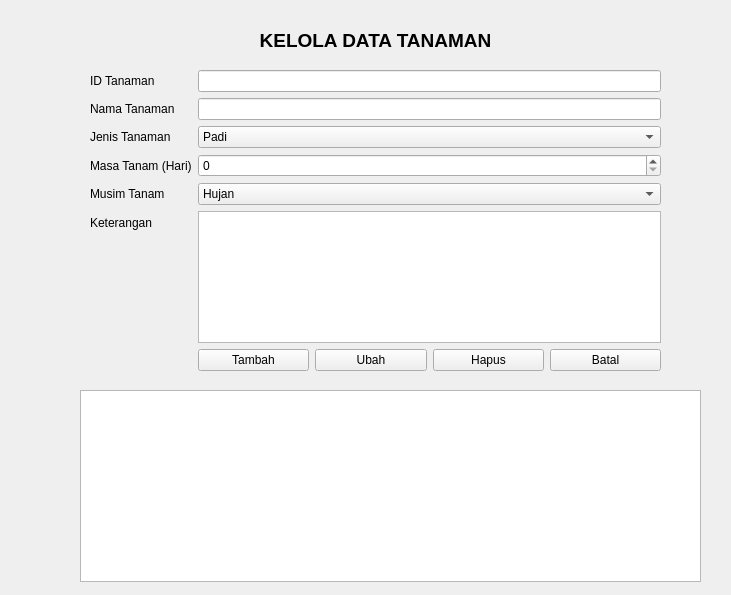
<?xml version="1.0" encoding="UTF-8"?>
<ui version="4.0">
 <class>Form</class>
 <widget class="QWidget" name="Form">
  <property name="geometry">
   <rect>
    <x>0</x>
    <y>0</y>
    <width>731</width>
    <height>595</height>
   </rect>
  </property>
  <property name="windowTitle">
   <string>Form</string>
  </property>
  <widget class="QWidget" name="formLayoutWidget">
   <property name="geometry">
    <rect>
     <x>90</x>
     <y>70</y>
     <width>571</width>
     <height>301</height>
    </rect>
   </property>
   <layout class="QFormLayout" name="formLayout">
    <item row="0" column="0">
     <widget class="QLabel" name="iDTanamanLabel">
      <property name="text">
       <string>ID Tanaman</string>
      </property>
     </widget>
    </item>
    <item row="0" column="1">
     <widget class="QLineEdit" name="editId"/>
    </item>
    <item row="1" column="0">
     <widget class="QLabel" name="namaTanamanLabel">
      <property name="text">
       <string>Nama Tanaman</string>
      </property>
     </widget>
    </item>
    <item row="1" column="1">
     <widget class="QLineEdit" name="editNama"/>
    </item>
    <item row="2" column="0">
     <widget class="QLabel" name="jenisTanamanLabel">
      <property name="text">
       <string>Jenis Tanaman</string>
      </property>
     </widget>
    </item>
    <item row="2" column="1">
     <widget class="QComboBox" name="CBJenis">
      <item>
       <property name="text">
        <string>Padi</string>
       </property>
      </item>
      <item>
       <property name="text">
        <string>Palawija</string>
       </property>
      </item>
      <item>
       <property name="text">
        <string>Sayuran</string>
       </property>
      </item>
      <item>
       <property name="text">
        <string>Padi-padian</string>
       </property>
      </item>
     </widget>
    </item>
    <item row="3" column="0">
     <widget class="QLabel" name="masaTanamHariLabel">
      <property name="text">
       <string>Masa Tanam (Hari)</string>
      </property>
     </widget>
    </item>
    <item row="3" column="1">
     <widget class="QSpinBox" name="SBMasa"/>
    </item>
    <item row="4" column="0">
     <widget class="QLabel" name="musimTanamLabel">
      <property name="text">
       <string>Musim Tanam</string>
      </property>
     </widget>
    </item>
    <item row="4" column="1">
     <widget class="QComboBox" name="CBMusim">
      <item>
       <property name="text">
        <string>Hujan</string>
       </property>
      </item>
      <item>
       <property name="text">
        <string>Kemarau</string>
       </property>
      </item>
     </widget>
    </item>
    <item row="5" column="0">
     <widget class="QLabel" name="keteranganLabel">
      <property name="text">
       <string>Keterangan</string>
      </property>
     </widget>
    </item>
    <item row="6" column="1">
     <layout class="QHBoxLayout" name="horizontalLayout">
      <item>
       <widget class="QPushButton" name="btnTambah">
        <property name="text">
         <string>Tambah</string>
        </property>
       </widget>
      </item>
      <item>
       <widget class="QPushButton" name="btnUbah">
        <property name="text">
         <string>Ubah</string>
        </property>
       </widget>
      </item>
      <item>
       <widget class="QPushButton" name="btnHapus">
        <property name="text">
         <string>Hapus</string>
        </property>
       </widget>
      </item>
      <item>
       <widget class="QPushButton" name="btnBatal">
        <property name="text">
         <string>Batal</string>
        </property>
       </widget>
      </item>
     </layout>
    </item>
    <item row="5" column="1">
     <widget class="QTextEdit" name="editKet">
      <property name="enabled">
       <bool>true</bool>
      </property>
     </widget>
    </item>
   </layout>
  </widget>
  <widget class="QLabel" name="label">
   <property name="geometry">
    <rect>
     <x>90</x>
     <y>30</y>
     <width>571</width>
     <height>21</height>
    </rect>
   </property>
   <property name="font">
    <font>
     <pointsize>14</pointsize>
     <bold>true</bold>
    </font>
   </property>
   <property name="text">
    <string>KELOLA DATA TANAMAN</string>
   </property>
   <property name="alignment">
    <set>Qt::AlignmentFlag::AlignCenter</set>
   </property>
  </widget>
  <widget class="QTableWidget" name="tblTanaman">
   <property name="geometry">
    <rect>
     <x>80</x>
     <y>390</y>
     <width>621</width>
     <height>192</height>
    </rect>
   </property>
  </widget>
 </widget>
 <resources/>
 <connections/>
</ui>
